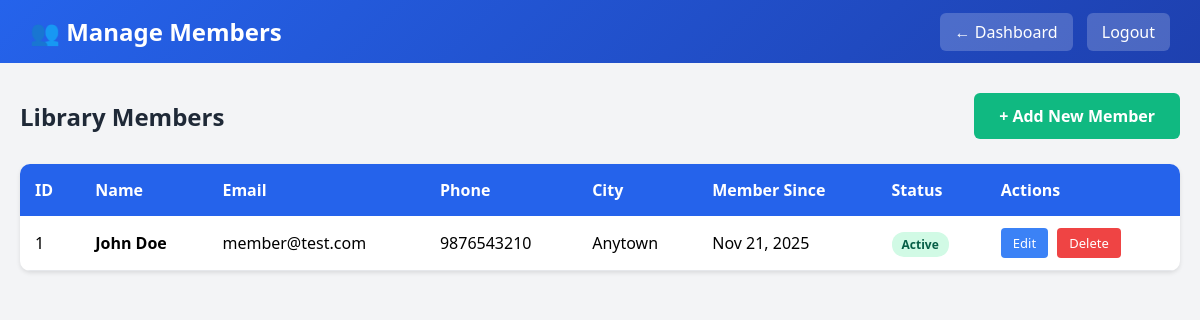
The page /admin/members.php (signed in) on the database its author committed.
### tables this page shows
CREATE TABLE `members` (
  `member_id` int(11) NOT NULL AUTO_INCREMENT,
  `first_name` varchar(100) NOT NULL,
  `last_name` varchar(100) NOT NULL,
  `email` varchar(255) UNIQUE NOT NULL,
  `phone` varchar(20) DEFAULT NULL,
  `address` text DEFAULT NULL,
  `city` varchar(100) DEFAULT NULL,
  `postal_code` varchar(20) DEFAULT NULL,
  `membership_date` date NOT NULL DEFAULT current_timestamp(),
  `membership_expiry` date DEFAULT NULL,
  `status` enum('active','inactive','suspended') NOT NULL DEFAULT 'active',
  `password` varchar(255) NOT NULL,
  PRIMARY KEY (`member_id`)
);

### admin/members.php (the view, shortened to what this page needs)
<?php
require_once '../connect.php';
$sql = "SELECT * FROM members ORDER BY member_id DESC";
$result = mysqli_query($conn, $sql);
?>
<!DOCTYPE html>
<html lang="en">
<head>
</head>
<body>
    <div class="navbar">
        <h1>👥 Manage Members</h1>
        <div>
            <a href="dashboard.php">← Dashboard</a>
            <a href="../logout.php">Logout</a>
        </div>
    </div>
    <div class="container">
        <div class="header-section">
            <h2 style="color: #1f2937;">Library Members</h2>
            <a href="add-member.php" class="btn-add">+ Add New Member</a>
        </div>
        <div class="table-container">
            <table>
                <thead>
                    <tr>
                        <th>ID</th>
                        <th>Name</th>
                        <th>Email</th>
                        <th>Phone</th>
                        <th>City</th>
                        <th>Member Since</th>
                        <th>Status</th>
                        <th>Actions</th>
                    </tr>
                </thead>
                <tbody>
                    <?php while ($row = mysqli_fetch_assoc($result)): ?>
                    <tr>
                        <td><?php echo $row['member_id']; ?></td>
                        <td><strong><?php echo htmlspecialchars($row['first_name'] . ' ' . $row['last_name']); ?></strong></td>
                        <td><?php echo htmlspecialchars($row['email']); ?></td>
                        <td><?php echo htmlspecialchars($row['phone']); ?></td>
                        <td><?php echo htmlspecialchars($row['city']); ?></td>
                        <td><?php echo date('M d, Y', strtotime($row['membership_date'])); ?></td>
                        <td>
                            <?php
                            if ($row['status'] == 'active') {
                                echo '<span class="badge badge-active">Active</span>';
                            } elseif ($row['status'] == 'inactive') {
                                echo '<span class="badge badge-inactive">Inactive</span>';
                            } else {
                                echo '<span class="badge badge-suspended">Suspended</span>';
                            }
                            ?>
                        </td>
                        <td>
                            <a href="edit-member.php?id=<?php echo $row['member_id']; ?>" class="btn-action btn-edit">Edit</a>
                            <a href="delete-member.php?id=<?php echo $row['member_id']; ?>" class="btn-action btn-delete" onclick="return confirm('Are you sure?')">Delete</a>
                        </td>
                    </tr>
                    <?php endwhile; ?>
                </tbody>
            </table>
        </div>
    </div>
</body>
</html>

### admin/members.php (style rules this page uses)
* { margin: 0; padding: 0; box-sizing: border-box; }
body { font-family: 'Segoe UI', sans-serif; background: #f3f4f6; }
.navbar { background: linear-gradient(135deg, #2563eb 0%, #1e40af 100%); color: white; padding: 15px 30px; display: flex; justify-content: space-between; align-items: center; }
.navbar h1 { font-size: 24px; }
.navbar a { color: white; text-decoration: none; padding: 8px 15px; background: rgba(255,255,255,0.2); border-radius: 6px; margin-left: 10px; }
.container { max-width: 1400px; margin: 30px auto; padding: 0 20px; }
.header-section { display: flex; justify-content: space-between; align-items: center; margin-bottom: 25px; }
.btn-add { background: #10b981; color: white; padding: 12px 25px; text-decoration: none; border-radius: 6px; font-weight: 600; }
.table-container { background: white; border-radius: 10px; box-shadow: 0 2px 4px rgba(0,0,0,0.1); overflow-x: auto; }
table { width: 100%; border-collapse: collapse; }
th { background: #2563eb; color: white; padding: 15px; text-align: left; font-weight: 600; }
td { padding: 12px 15px; border-bottom: 1px solid #e5e7eb; }
.btn-action { padding: 6px 12px; text-decoration: none; border-radius: 4px; font-size: 13px; margin-right: 5px; display: inline-block; }
.btn-edit { background: #3b82f6; color: white; }
.btn-delete { background: #ef4444; color: white; }
.badge { padding: 4px 10px; border-radius: 12px; font-size: 12px; font-weight: 600; }
.badge-active { background: #d1fae5; color: #065f46; }

### rows shown on the page
members: member_id "1", first_name+last_name "John Doe", email "member@test.com", phone "9876543210", city "Anytown", membership_date "Nov 21, 2025", status "Active"
